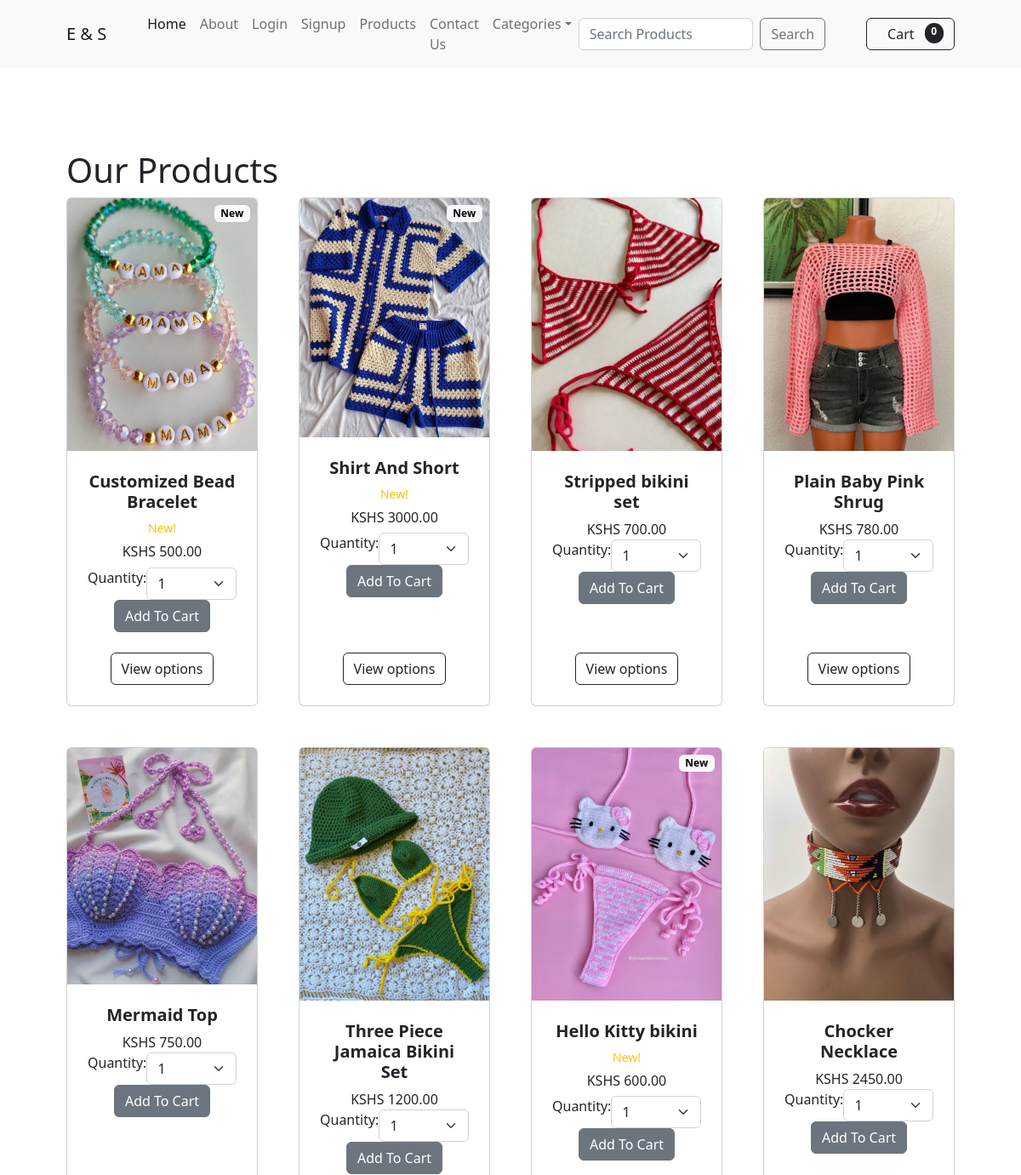
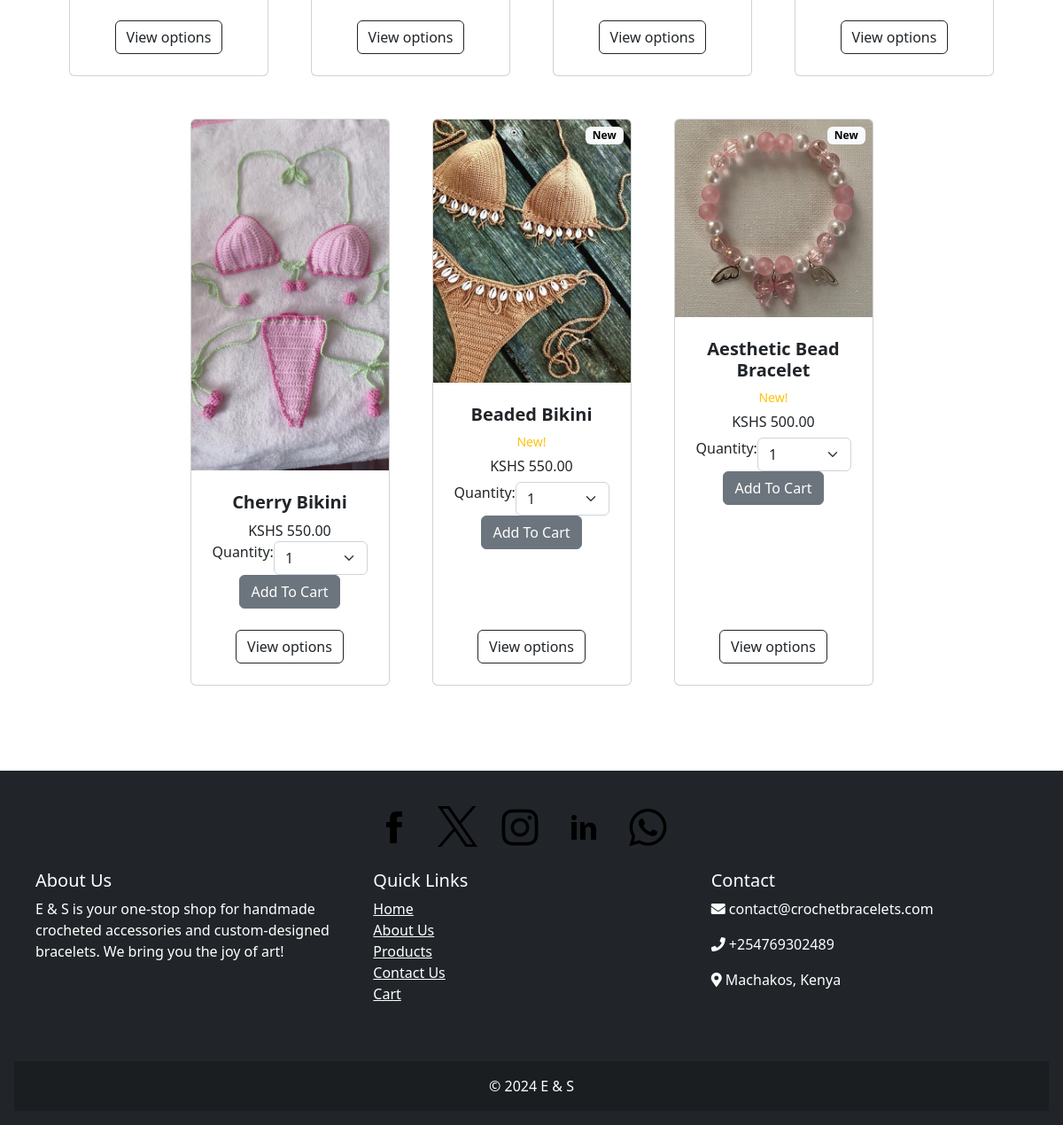
The app's page /product_list with its own data (2 pictures, top to bottom).
### my_app/models.py (models this page shows, shortened)
class Product(models.Model):
    name = models.CharField(max_length=50)
    description = models.CharField(max_length=250, default="", blank=True, null=True)
    price = models.DecimalField(default=0, max_digits=10, decimal_places=2)
    image = models.ImageField(upload_to='products/images/')
    category = models.ForeignKey(Category, related_name='products', on_delete=models.CASCADE)
    created_at = models.DateTimeField(auto_now_add=True)
    updated_at = models.DateTimeField(auto_now=True)
    is_new = models.BooleanField(default=False)
    class Meta:
        ordering = ['category']
        db_table = 'product'
        verbose_name_plural = 'Products'

### my_app/views.py (the view)
# urls.py: path('product_list', views.product_list, name='products'),
def product_list(request):
    category = request.GET.get('category')
    if category:
        products = Product.objects.filter(category_name=category)
    else:
        products = Product.objects.all().order_by('-created_at')
    categories = Category.objects.all()
    return render(request, 'products.html', {"products": products, "categories": categories})

### cart/cart.py (called while the page is built)
    def __len__(self):
        return len(self.cart)

### cart/context_processors.py (called while the page is built)
def cart(request):
    return {'cart': Cart(request)}

### templates/products.html (shortened to what this page needs)
{% extends 'master.html' %}
{% load static %}
{% block content %}
    <section class="py-5">
        <div class="container px-4 px-lg-5 mt-5">
            <h1>Our Products</h1>
            <div class="row gx-4 gx-lg-5 row-cols-2 row-cols-md-3 row-cols-xl-4 justify-content-center">
                {% for product in products %}
                    {% if product.is_new %}
                        <div class="col mb-5">
                            <div class="card h-100">
                                <div class="badge bg-light text-black position-absolute"
                                     style="top: 0.5rem; right: 0.5rem;">New
                                </div>
                                <img class="card-img-top" src="{{ product.image.url }}" alt="{{ product.name }}"/>
                                <div class="card-body p-4">
                                    <div class="text-center">
                                        <h5 class="fw-bolder">{{ product.name }}</h5>
                                        <div class="d-flex justify-content-center small text-warning mb-2">
                                            &nbsp;&nbsp;New!&nbsp;&nbsp;
                                        </div>
                                        <h6>KSHS {{ product.price }}</h6>
                                        <div class="d-flex justify-content-between">
                                            <label for="qty-cart">Quantity:</label>
                                            <select class="form-select" id="qty-cart">
                                                <option value="1" selected>1</option>
                                            </select>
                                        </div>
                                        <button type="button" value="{{ product.id }}" class="btn btn-secondary"
                                                id="add-cart">
                                            Add To Cart
                                        </button>
                                    </div>
                                </div>
                                <div class="card-footer p-4 pt-0 border-top-0 bg-transparent">
                                    <div class="text-center"><a class="btn btn-outline-dark mt-auto"
                                                                href="#">View
                                        options</a>
                                    </div>
                                </div>
                            </div>
                        </div>
                    {% else %}
                        <div class="col mb-5">
                            <div class="card h-100">
                                <img class="card-img-top" src="{{ product.image.url }}" alt="{{ product.name }}"/>
                                <div class="card-body p-4">
                                    <div class="text-center">
                                        <h5 class="fw-bolder">{{ product.name }}</h5>
                                        KSHS {{ product.price }}
                                        <div class="d-flex justify-content-between">
                                            <label for="qty-cart">Quantity:</label>
                                            <select class="form-select" id="qty-cart">
                                                <option value="1" selected>1</option>
                                            </select>
                                        </div>
                                        <button type="button" value="{{ product.id }}" class="btn btn-secondary add-cart"
                                                id="add-cart">
                                            Add To Cart
                                        </button>
                                    </div>
                                </div>
                                <div class="card-footer p-4 pt-0 border-top-0 bg-transparent">
                                    <div class="text-center"><a class="btn btn-outline-dark mt-auto"
                                                                href="#">View
                                        options</a>
                                    </div>
                                </div>
                            </div>
                        </div>
                    {% endif %}
                    <br/>
                    <br/>
                {% endfor %}
            </div>
        </div>
    </section>
{% endblock %}

### records on screen
Product: image (picture), name "Customized Bead Bracelet", price "500.00", {{ product.id }} 11 (drawn)
Product: image (picture), name "Shirt And Short", price "3000.00", {{ product.id }} 10 (drawn)
Product: image (picture), name "Stripped bikini set", price "700.00", {{ product.id }} 9 (drawn)
Product: image (picture), name "Plain Baby Pink Shrug", price "780.00", {{ product.id }} 8 (drawn)
Product: image (picture), name "Mermaid Top", price "750.00", {{ product.id }} 7 (drawn)
Product: image (picture), name "Three Piece Jamaica Bikini Set", price "1200.00", {{ product.id }} 6 (drawn)
Product: image (picture), name "Hello Kitty bikini", price "600.00", {{ product.id }} 5 (drawn)
Product: image (picture), name "Chocker Necklace", price "2450.00", {{ product.id }} 4 (drawn)
Product: image (picture), name "Cherry Bikini", price "550.00", {{ product.id }} 3 (drawn)
Product: image (picture), name "Beaded Bikini", price "550.00", {{ product.id }} 2 (drawn)
Product: image (picture), name "Aesthetic Bead Bracelet", price "500.00"

### other values on screen
{{ cart|length }} "0"
